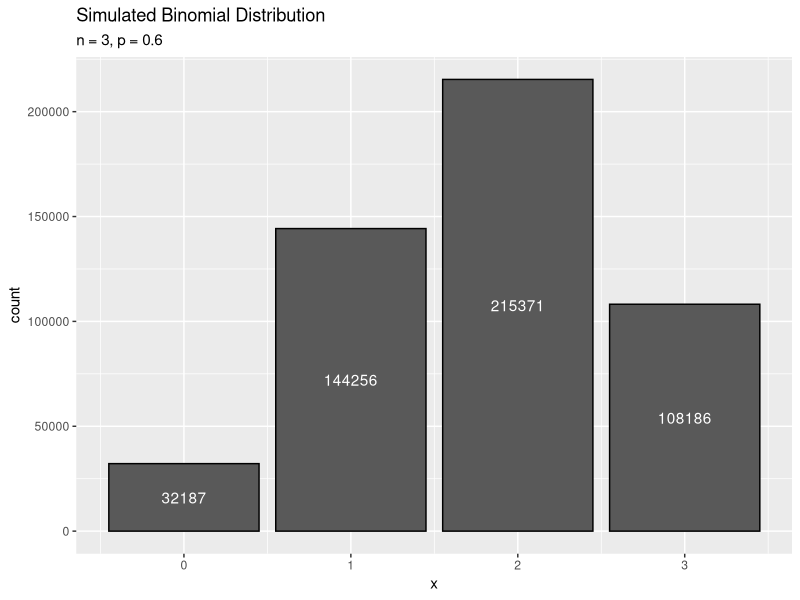
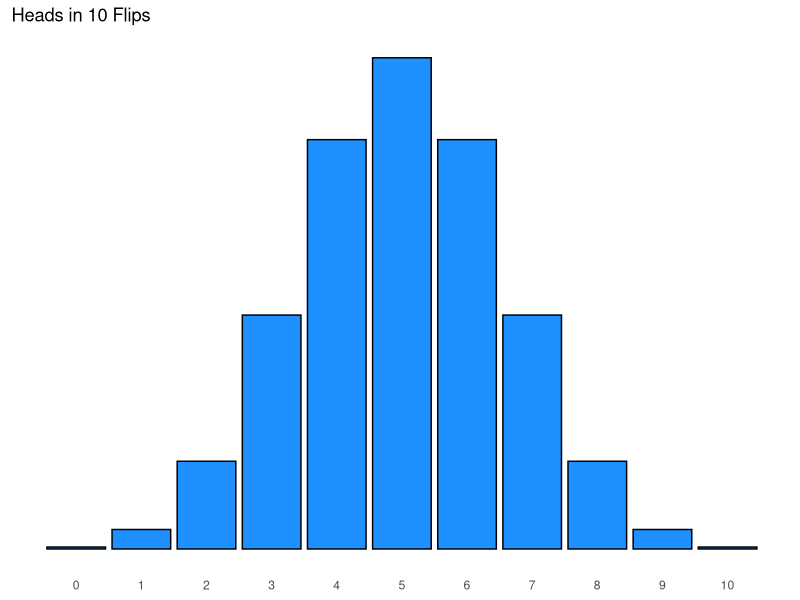

The R script that drew these images, in order:
## ---- chunk 1
knitr::opts_chunk$set(echo = TRUE, error = TRUE)
## ---- chunk 2
library(tidyverse)
## ---- chunk 3
n <- 3
x <- 2

choose(n, x)

factorial(n) / (factorial(x) * factorial(n - x))
## ---- chunk 4
dbinom(2, 3, 0.6)
## ---- chunk 5
n <- 3
p <- 0.6

tibble(
  x = 0:n,
  probs = dbinom(x, n, p)
)
## ---- chunk 6
dbinom(0, n, p) + dbinom(1, n, p) + dbinom(2, n, p)

sum(dbinom(0:2, n, p))

pbinom(2, n, p)
## ---- chunk 7
# P(Y <= 5)


# P(Y > 4)


# P(Y >=)


# P(3 <= Y <= 6)


## ---- chunk 8
# "Long way" with general formulas
lights <- 0:3
light_probs <- c(0.064, 0.288, 0.432, 0.216)

lights_mean <- sum(lights * light_probs)
lights_mean

lights_var <- sum((lights - lights_mean)^2 * light_probs)
lights_var

# Binomial shortcuts
3 * 0.6
3 * 0.6 * 0.4
## ---- chunk 9
# rbinom generates a random binomial sample

rbinom(3, n, p)

large_sample <- rbinom(500000, n, p)

mean(large_sample)   # compare to 1.8
var(large_sample)    # compare to 0.72

tibble(x = large_sample) %>%  
  ggplot(aes(x)) +
  geom_histogram(stat = "count", color = "black",) +
  stat_count(geom = 'text',    # Add counts to each bin
             color = 'white', 
             aes(label = after_stat(count)),
           position = position_stack(vjust = 0.5)) +

  labs(
    title = "Simulated Binomial Distribution",
    subtitle = "n = 3, p = 0.6"
  )
## ---- chunk 10
# Individual probabilities
dbinom(0:3, 3, 0.6)

# Cumulative probabilities
pbinom(0:3, 3, 0.6)

qbinom(0.3, 3, 0.6)
## ---- chunk 11
binom_vals <- 0:10
binom_probs <- dbinom(0:10, 10, 0.5)

binom_example <- tibble(binom_vals, binom_probs)

ggplot(binom_example, aes(x = binom_vals, y = binom_probs)) +
  geom_col(fill = "dodgerblue", col = "black") +
  labs(x = NULL, y = NULL, title = "Heads in 10 Flips") +
  theme(axis.text.y = element_blank(),
        axis.ticks.y = element_blank(), axis.ticks.x = element_blank(),
        panel.background = element_blank()) +
  scale_x_continuous(breaks = 0:10, labels = 0:10)
## ---- chunk 12
n <- 10
p <- 0.5

# How much probability is at or below 5 on Binom(10, 0.5)?
pbinom(5, n, p)

# How much probability is at or below 6?
pbinom(6, n, p)
## ---- chunk 13
# To capture at least 70% of the probability in Binom(10, 0.5)
# How large do we need to make x?

qbinom(0.7, n, p)

# How "far in" do we need to go to capture at least 95% of the probability?
qbinom(0.95, n, p)

pbinom(7, n, p)
pbinom(8, n, p)
## ---- chunk 14
# Find the mean and sd of X


# Find P(X <= mu)


# Find P(mu - sigma <= X <= mu + sigma)


# Find the 5th and 95th percentiles of X


